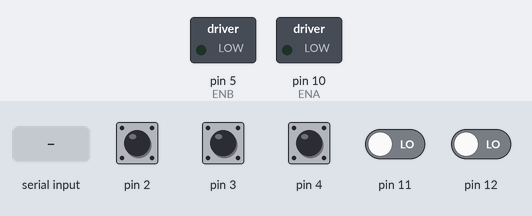
Bench run of a sketch on a simulated Arduino Uno, built with avr-gcc and run on an emulated ATmega328P. Parts: switched loads named in the sketch (green lamp = pin HIGH). The inputs (shaded band) are chosen by the test bench; at power-on: pin 2–4 HIGH, pin 11, pin 12 LOW. What the sketch prints to the serial monitor is not drawn.

Above: at 1.2 s.
1.3 s: "W" received over Serial
At 2.8 s:
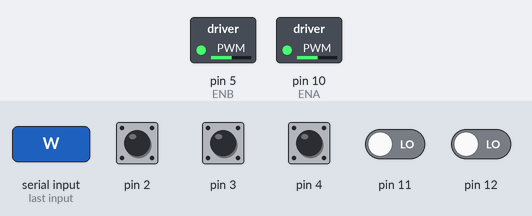
At 3.5 s:
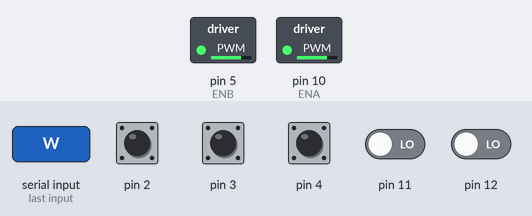
4.3 s: pin 11 driven HIGH
Timing chart, 0 to 7.3 s (numbered marks = the images above; inputs shaded):
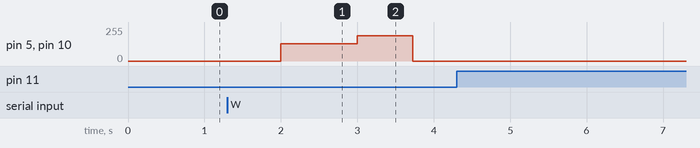

The sketch:

final_bluetooth.ino
```cpp
//Line Tracking IO define
#define LT_R !digitalRead(2)
#define LT_M !digitalRead(3)
#define LT_L !digitalRead(4)

#define ENA 10
#define ENB 5
#define RightMotorA 9
#define RightMotorB 8
#define LeftMotorA 6
#define LeftMotorB 7
#define SignalA digitalRead(11)
#define SignalB digitalRead(12)
#define carSpeed 130


bool state = LOW;
char getstr;


  // motor functions

void forward(){
  digitalWrite(RightMotorA, HIGH);
  digitalWrite(RightMotorB, LOW);
  digitalWrite(LeftMotorA, HIGH);
  digitalWrite(LeftMotorB, LOW);
  analogWrite(ENA, carSpeed);
  analogWrite(ENB, carSpeed);
}

void left(){
  digitalWrite(RightMotorA, HIGH);
  digitalWrite(RightMotorB, LOW);
  digitalWrite(LeftMotorA, LOW);
  digitalWrite(LeftMotorB, HIGH);
  analogWrite(ENA, 190);
  analogWrite(ENB, 190);
}

void right(){
  digitalWrite(RightMotorA, LOW);
  digitalWrite(RightMotorB, HIGH);
  digitalWrite(LeftMotorA, HIGH);
  digitalWrite(LeftMotorB, LOW);
  analogWrite(ENA, 190);
  analogWrite(ENB, 190);
}


void stop(){
   digitalWrite(ENA, LOW);
   digitalWrite(ENB, LOW);
   Serial.println("Stop!");
   delay(1000);
}

void hardRight () {
  forward();
  delay(1000);
 right();
  delay(725);
  stop();
}

void hardLeft () {
  forward();
  delay(1100);
  left();
  delay(725);
  return;
}


void sweep(){
  left();
}
void bluetooth_T(){
  getstr = Serial.read();
  Serial.println(getstr);
  if (getstr != NULL){
    switch(getstr){
      case 'R': hardRight(); break;
      case 'F': hardRight(); break;
      case 'L': hardLeft(); break;
      default:  break;
      getstr = NULL;
    }
  }
  else{
      getstr = Serial.read();
      return;
  }
}

void bluetooth_plus(){
  getstr = Serial.read();
  Serial.println(getstr);
  if (getstr != NULL){
    switch(getstr){
      case 'W': hardRight(); break;
      case 'C': forward(); break;
      case 'P': hardLeft(); break;
      default:  break;
      getstr = NULL;
    }
  }
  else{
      getstr = Serial.read();
      return;
  }
}

void setup() {
  // put your setup code here, to run once:
  Serial.begin(9600);
  pinMode(LT_R,INPUT);
  pinMode(LT_M,INPUT);
  pinMode(LT_L,INPUT);
  pinMode(SignalA, INPUT);
  pinMode(SignalB, INPUT);
}

void loop() {
  // put your main code here, to run repeatedly:
linetrack();
Serial.println("test1");
}

void linetrack(){
  if ((SignalA == HIGH) && (SignalB == HIGH)){
    stop();
    bluetooth_T();
}
  else {
    if ((SignalA == LOW) && (SignalB == HIGH)) { // if color not detected -- (Signal B received from color detect arduino)
      if(LT_M && !LT_L && !LT_R){
          forward();
      }
      else if(LT_R && !LT_M && !LT_L) {
          right();
      }
      else if(LT_L && !LT_M && !LT_R) {
          left();
      }
      else if(!LT_L && !LT_M && !LT_R){
        sweep();

      }

    }


    if ((SignalA == HIGH) && (SignalB == HIGH)){
      hardRight();
   }

    if ((SignalA == LOW)&& (SignalB == LOW)){
      stop();
      bluetooth_plus();
    }

    if ((SignalA == HIGH) && (SignalB == LOW)){
      return;
    }
  }

}
```

Measured:
- after the input at 1.3 s, pin 5 (ENB), pin 10 (ENA): 0/255 → 130/255 after 0.70 s, → 190/255 1.0 s later, → 0/255 0.73 s later
- after the input at 4.3 s, every drawn part: stays the same
